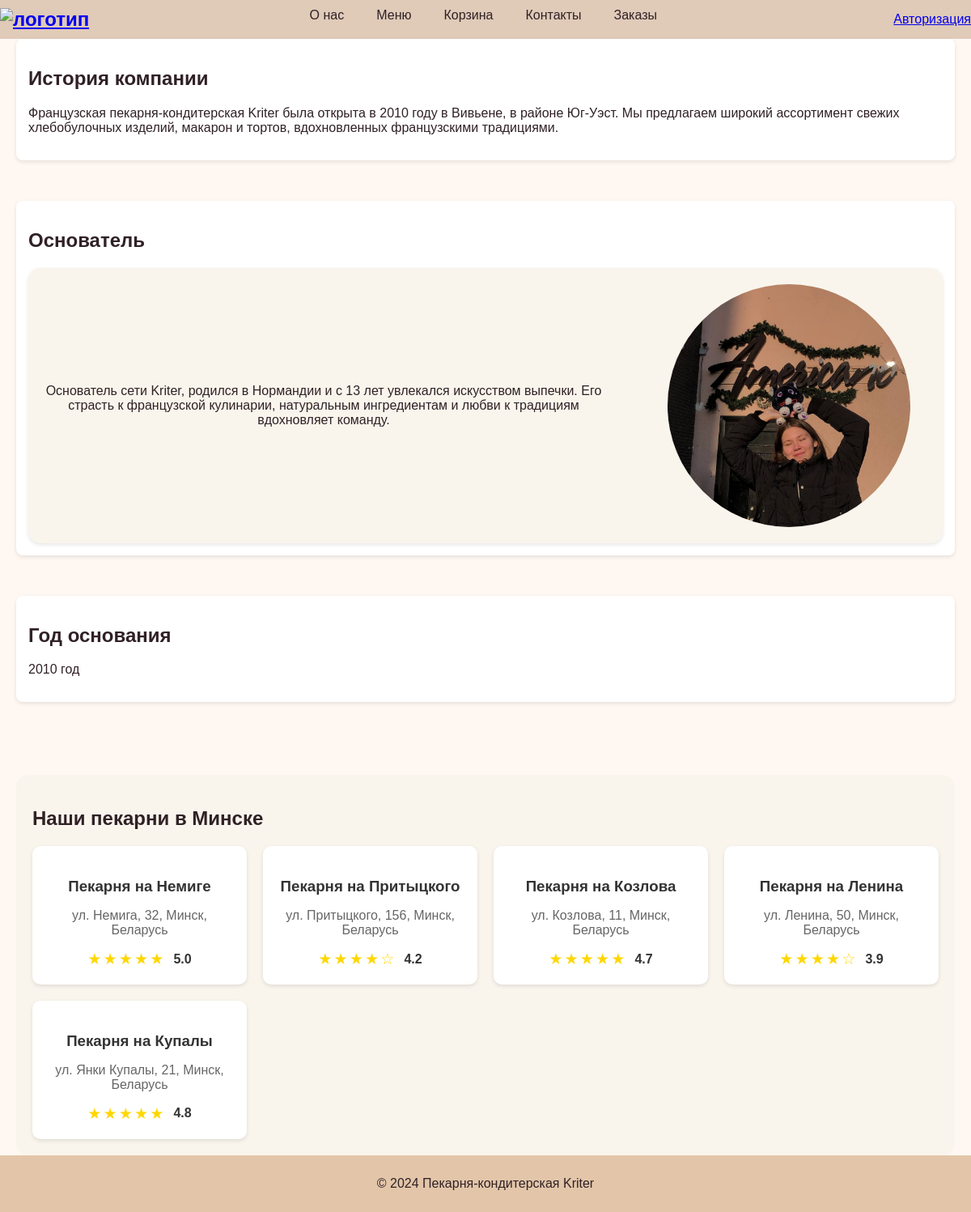
Page /about.php on the committed database.
### tables this page shows
CREATE TABLE `adress` (
  `id_pecar` int NOT NULL,
  `location_name` varchar(255) NOT NULL,
  `location` varchar(255) NOT NULL,
  `rating` decimal(3,1) DEFAULT NULL
);

### public/about.php (the view, shortened to what this page needs)
<?php
$pdo = getDbConnection();
$stmt = $pdo->query('SELECT * FROM adress ORDER BY id_pecar');
$bakeries = $stmt->fetchAll(PDO::FETCH_ASSOC);
function displayRating($rating) {
    $fullStars = floor($rating);
    $hasHalfStar = ($rating - $fullStars) >= 0.5;
    $emptyStars = 5 - $fullStars - ($hasHalfStar ? 1 : 0);
    $stars = str_repeat('★', $fullStars);
    if ($hasHalfStar) {
        $stars .= '★';
    }
    $stars .= str_repeat('☆', $emptyStars);
    return $stars;
}
?>
<!DOCTYPE html>
<html lang="ru">
<head>
  <link rel="stylesheet" href="styles.css">
</head>
<body>
  <header>
    <div class="logo">
      <a href="index.php">
        <img src="img/logo.png" alt="логотип" width="140" height="140" />
      </a>
    </div>
    <div class="sidebar">
      <a class="sidebar-1" href="about.php">О нас</a>
      <a class="sidebar-1" href="menu.php">Меню</a>
      <a class="sidebar-1" href="cart.php">Корзина</a>
      <a class="sidebar-1" href="cont.php">Контакты</a>
      <a class="sidebar-1" href="order.php">Заказы</a>
    </div>
    <div class="nav">
        <?php if (isset($_SESSION['user'])): ?>
            <a href="account.php">Личный кабинет</a>
        <?php else: ?>
            <a href="register.php">Авторизация</a>
        <?php endif; ?>
    </div>
  </header>
  <main class="content">
        <section class="company-history">
            <h2>История компании</h2>
            <p>
                Французская пекарня-кондитерская Kriter была открыта в 2010 году в Вивьене,
                в районе Юг-Уэст. Мы предлагаем широкий ассортимент свежих хлебобулочных изделий,
                макарон и тортов, вдохновленных французскими традициями.
            </p>
        </section>
        <section class="founder">
            <h2>Основатель</h2>
            <div class="founder-info">
                <div class="founder-text">
                    <p>
                        Основатель сети Kriter, родился в Нормандии и с 13 лет увлекался
                        искусством выпечки. Его страсть к французской кулинарии, натуральным ингредиентам
                        и любви к традициям вдохновляет команду.
                    </p>
                </div>
                <img src="img/photo_2024-12-14_18-47-07.jpg" alt="Основатель Kriter" class="founder-photo">
            </div>
        </section>
        <section class="established-year">
            <h2>Год основания</h2>
            <p>2010 год</p>
        </section>
        <section class="bakery-locations">
            <h2>Наши пекарни в Минске</h2>
            <div class="locations-grid">
                <?php foreach ($bakeries as $bakery): ?>
                <div class="location-card">
                    <h3><?= htmlspecialchars($bakery['location_name']) ?></h3>
                    <p><?= htmlspecialchars($bakery['location']) ?></p>
                    <div class="rating">
                        <span class="stars" title="Рейтинг: <?= $bakery['rating'] ?>">
                            <?= displayRating($bakery['rating']) ?>
                        </span>
                        <span class="rating-value"><?= number_format($bakery['rating'], 1) ?></span>
                    </div>
                </div>
                <?php endforeach; ?>
            </div>
        </section>
    </main>
    <footer>
        <p>&copy; 2024 Пекарня-кондитерская Kriter</p>
    </footer>
</body>
</html>
</html>

### public/styles.css (style rules this page uses)
:root { --color-primary: #e0cab8; --color-secondary: #fff8f2; --color-text: #302126; }
body { font-family: Arial, sans-serif; margin: 0; padding: 0; background-color: var(--color-secondary); color: var(--color-text); }
header { background-color: var(--color-primary); padding-top: 0px; padding-bottom: 0px; display: flex; justify-content: space-between; align-items: center; }
.logo { font-size: 24px; font-weight: bold; }
.content { display: grid; grid-gap: 30px; padding: 30px; }
.sidebar { display: flex; flex-direction: row; }
.sidebar-1 { position: relative; margin-right: 20px; padding: 10px; text-decoration: none; color: #333; }
.sidebar-1::before { background: rgba(0,0,0,.702); bottom: 0; content: ""; height: 1px; left: 100%; position: absolute; right: 100%; transition: right 0s 300ms, left 300ms; }
.sidebar a { display: block; margin-bottom: 10px; text-decoration: none; color: var(--color-text); }
footer { background-color: var(--color-primary); padding: 20px; text-align: center; }
main { padding: 20px; }
.company-history, .founder, .established-year { margin-bottom: 20px; padding: 15px; background-color: #fff; border-radius: 8px; box-shadow: 0 2px 5px rgba(0, 0, 0, 0.1); }
.founder-info { display: flex; align-items: center; }
.founder-photo { width: 150px; height: auto; border-radius: 50%; margin-right: 20px; }
footer { text-align: center; padding: 10px; background-color: #e3c6a9; }
:root { --btn-bg: rgba(224, 202, 184, 0.45); --btn-bg-hover: rgba(224, 202, 184, 0.70); --btn-border: rgba(48, 33, 38, 0.18); }

### public/about.php (style rules this page uses)
.content { padding: 0 20px; }
.founder-info { display: flex; justify-content: space-between; align-items: center; background-color: #f9f5ec; border-radius: 15px; padding: 20px; box-shadow: 0 2px 5px rgba(0, 0, 0, 0.1); }
.founder-text { flex: 22; text-align: center; }
.founder-photo { width: 300px; height: auto; margin-left: 80px; }
.bakery-locations { margin-top: 40px; padding: 20px; background-color: #f9f5ec; border-radius: 15px; }
.locations-grid { display: grid; grid-template-columns: repeat(auto-fit, minmax(250px, 1fr)); gap: 20px; margin-top: 20px; }
.location-card { background: white; padding: 20px; border-radius: 10px; box-shadow: 0 2px 5px rgba(0, 0, 0, 0.1); text-align: center; }
.location-card h3 { color: #333; margin-bottom: 10px; }
.location-card p { color: #666; margin-bottom: 15px; }
.rating { display: flex; align-items: center; justify-content: center; gap: 10px; }
.stars { color: #ffd700; font-size: 1.2em; letter-spacing: 2px; }
.rating-value { color: #333; font-weight: bold; }

### rows in the picture
adress: location_name "Пекарня на Немиге", location "ул. Немига, 32, Минск, Беларусь", rating "★★★★★", rating "5.0"
adress: location_name "Пекарня на Притыцкого", location "ул. Притыцкого, 156, Минск, Беларусь", rating "★★★★☆", rating "4.2"
adress: location_name "Пекарня на Козлова", location "ул. Козлова, 11, Минск, Беларусь", rating "★★★★★", rating "4.7"
adress: location_name "Пекарня на Ленина", location "ул. Ленина, 50, Минск, Беларусь", rating "★★★★☆", rating "3.9"
adress: location_name "Пекарня на Купалы", location "ул. Янки Купалы, 21, Минск, Беларусь", rating "★★★★★", rating "4.8"
